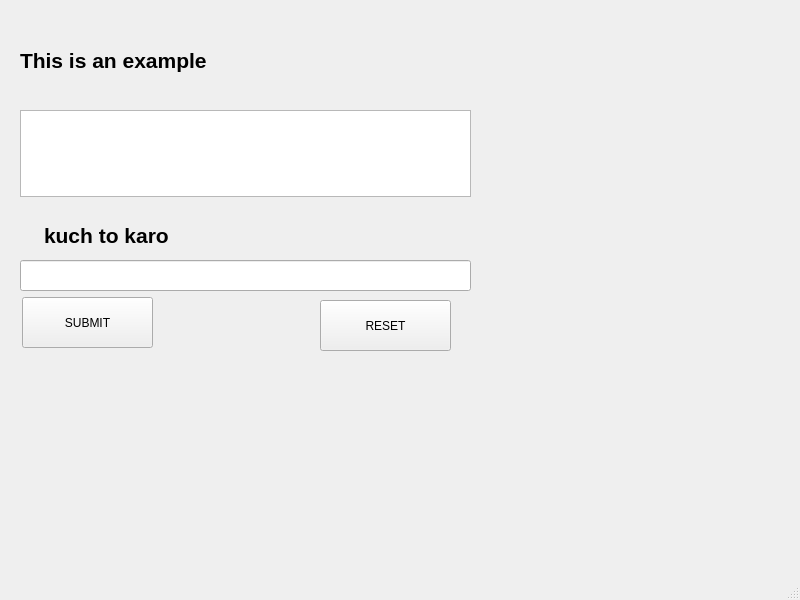
<?xml version="1.0" encoding="UTF-8"?>
<ui version="4.0">
 <class>MainWindow</class>
 <widget class="QMainWindow" name="MainWindow">
  <property name="geometry">
   <rect>
    <x>0</x>
    <y>0</y>
    <width>800</width>
    <height>600</height>
   </rect>
  </property>
  <property name="windowTitle">
   <string>MainWindow</string>
  </property>
  <property name="iconSize">
   <size>
    <width>64</width>
    <height>64</height>
   </size>
  </property>
  <property name="toolButtonStyle">
   <enum>Qt::ToolButtonIconOnly</enum>
  </property>
  <property name="tabShape">
   <enum>QTabWidget::Triangular</enum>
  </property>
  <widget class="QWidget" name="centralwidget">
   <widget class="QLabel" name="label">
    <property name="geometry">
     <rect>
      <x>20</x>
      <y>10</y>
      <width>261</width>
      <height>101</height>
     </rect>
    </property>
    <property name="font">
     <font>
      <pointsize>16</pointsize>
      <weight>75</weight>
      <bold>true</bold>
     </font>
    </property>
    <property name="whatsThis">
     <string>this is a lable</string>
    </property>
    <property name="text">
     <string>This is an example</string>
    </property>
   </widget>
   <widget class="QTextEdit" name="editcomment">
    <property name="geometry">
     <rect>
      <x>20</x>
      <y>110</y>
      <width>451</width>
      <height>87</height>
     </rect>
    </property>
   </widget>
   <widget class="QLineEdit" name="editcomment_2">
    <property name="geometry">
     <rect>
      <x>20</x>
      <y>260</y>
      <width>451</width>
      <height>31</height>
     </rect>
    </property>
   </widget>
   <widget class="QPushButton" name="subbutton">
    <property name="geometry">
     <rect>
      <x>22</x>
      <y>297</y>
      <width>131</width>
      <height>51</height>
     </rect>
    </property>
    <property name="text">
     <string>SUBMIT</string>
    </property>
    <property name="icon">
     <iconset>
      <normaloff>../../../../Downloads/one piece.png</normaloff>../../../../Downloads/one piece.png</iconset>
    </property>
    <property name="iconSize">
     <size>
      <width>64</width>
      <height>64</height>
     </size>
    </property>
   </widget>
   <widget class="QPushButton" name="pushButton_2">
    <property name="geometry">
     <rect>
      <x>320</x>
      <y>300</y>
      <width>131</width>
      <height>51</height>
     </rect>
    </property>
    <property name="text">
     <string>RESET</string>
    </property>
   </widget>
   <widget class="QLabel" name="label_2">
    <property name="geometry">
     <rect>
      <x>44</x>
      <y>220</y>
      <width>211</width>
      <height>31</height>
     </rect>
    </property>
    <property name="font">
     <font>
      <pointsize>16</pointsize>
      <weight>75</weight>
      <bold>true</bold>
     </font>
    </property>
    <property name="text">
     <string>kuch to karo</string>
    </property>
   </widget>
  </widget>
  <widget class="QMenuBar" name="menubar">
   <property name="geometry">
    <rect>
     <x>0</x>
     <y>0</y>
     <width>800</width>
     <height>26</height>
    </rect>
   </property>
  </widget>
  <widget class="QStatusBar" name="statusbar"/>
 </widget>
 <resources/>
 <connections/>
</ui>
